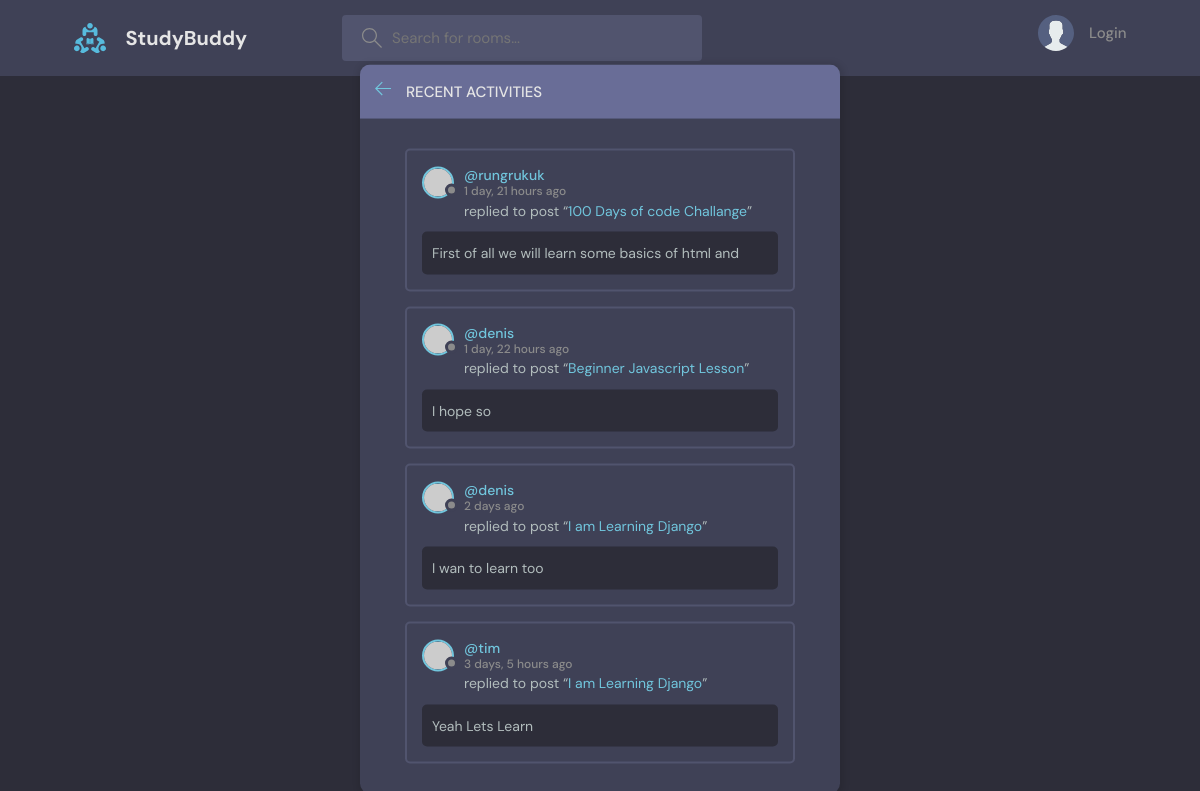
The page /activity/ on the database as committed earlier.
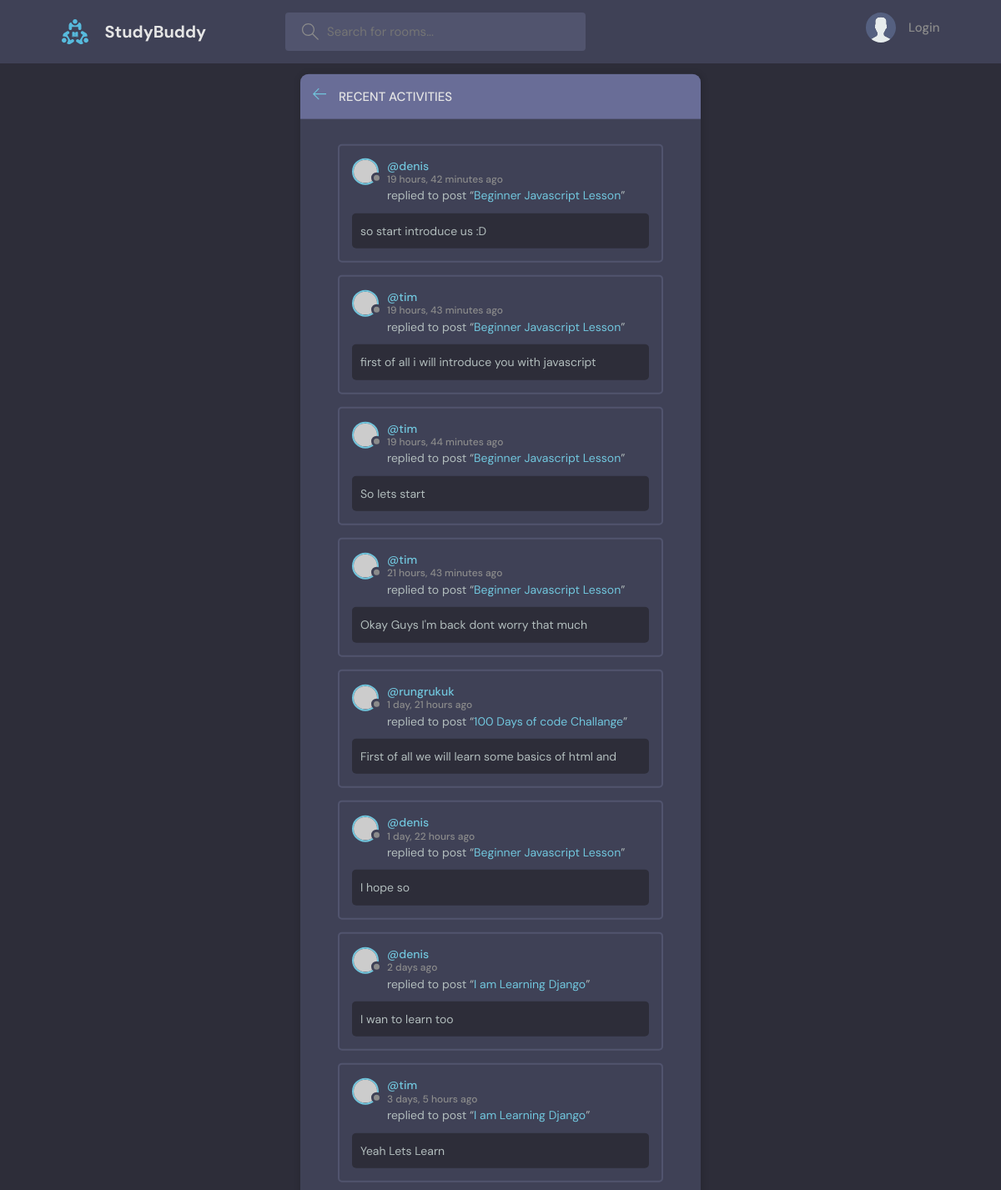
The same page on the database as committed later.
### base/models.py (models this page shows)
class Message(models.Model):
    room = models.ForeignKey(Room, on_delete=models.CASCADE)
    user = models.ForeignKey(User, on_delete=models.CASCADE)
    body = models.TextField(max_length=500)
    updated = models.DateTimeField(auto_now=True)
    created = models.DateTimeField(auto_now_add=True)
    class Meta:
        ordering = ["-updated", "-created"]
    def __str__(self):
        return self.body[0:50]

class Room(models.Model):
    host = models.ForeignKey(User, on_delete=models.SET_NULL, null=True)
    topic = models.ForeignKey(Topic, on_delete=models.SET_NULL, null=True)
    name = models.CharField(max_length=50)
    description = models.TextField(max_length=50, null=True, blank=True)
    participants = models.ManyToManyField(User, related_name="participants", blank=True)
    updated = models.DateTimeField(auto_now=True)
    created = models.DateTimeField(auto_now_add=True)
    class Meta:
        ordering = ["-updated", "-created"]
    def __str__(self):
        return self.name

### base/views.py (the view)
# urls.py: path("activity/", views.activityPage, name="activity"),
def activityPage(request):
    room_messages = Message.objects.all()
    return render(request, "base/activity.html", {"room_messages": room_messages})

### base/templates/base/activity.html (shortened to what this page needs)
{% extends 'main.html' %}
  {% block content %}
    <main class="layout">
      <div class="container">
        <div class="layout__box">
          <div class="layout__boxHeader">
            <div class="layout__boxTitle">
              <a href="{% url 'home' %}">
                <svg version="1.1" xmlns="http://www.w3.org/2000/svg" width="32" height="32" viewBox="0 0 32 32">
                  <title>arrow-left</title>
                  <path
                    d="M13.723 2.286l-13.723 13.714 13.719 13.714 1.616-1.611-10.96-10.96h27.625v-2.286h-27.625l10.965-10.965-1.616-1.607z"
                  ></path>
                </svg>
              </a>
              <h3>Recent Activities</h3>
            </div>
          </div>
          <div class="activities-page layout__body">
            {% for room_message in room_messages %}
            <div class="activities__box">
              <div class="activities__boxHeader roomListRoom__header">
                  <a href="{% url 'user-profile' room_message.user.id %}" class="roomListRoom__author">
                  <div class="avatar avatar--small">
                      <img src="https://randomuser.me/api/portraits/women/11.jpg" />
                  </div>
                  <p>
                      @{{room_message.user.username}}
                      <span>{{room_message.created|timesince}} ago</span>
                  </p>
                  </a>
              </div>
              <div class="activities__boxContent">
                  <p>replied to post “<a href="{% url 'room' room_message.room.id %}">{{room_message.room}}</a>”</p>
                  <div class="activities__boxRoomContent">
                      {{room_message}}
                  </div>
              </div>
              </div>
            {% endfor %}
          </div>
        </div>
      </div>
    </main>
  {% endblock content %}

### templates/main.html (shortened to what this page needs)
<!DOCTYPE html>
{% load static %}
<html lang="en">
  <head>
    <link rel="stylesheet" href="{% static 'styles/style.css' %}" />
  </head>
  <body>
    {% include 'navbar.html' %}
    {% block content %}
    {% endblock content %}
  </body>
</html>

### templates/navbar.html (shortened to what this page needs)
{% load static %}
<header class="header header--loggedIn">
    <div class="container">
      <a href="{% url 'home' %}" class="header__logo">
        <img src="{% static 'images/logo.svg' %}" />
        <h1>StudyBuddy</h1>
      </a>
      <form method = "GET" action="{% url 'home' %}" class="header__search">
        <label>
          <input type = "text" name="q" placeholder="Search for rooms..." />
        </label>
      </form>
      <nav class="header__menu">
        {% if request.user.is_authenticated %}
            <a href="{% url 'logout' %}">Log Out</a>
            <div class="header__user">
                <a href="{% url 'user-profile' request.user.id %}">
                <div class="avatar avatar--medium active">
                    <img src="https://randomuser.me/api/portraits/men/37.jpg" />
                </div>
                <p>{{request.user.username}}<span>@{{request.user.username}}</span></p>
                </a>
                <button class="dropdown-button">
                <svg version="1.1" xmlns="http://www.w3.org/2000/svg" width="32" height="32" viewBox="0 0 32 32">
                    <title>chevron-down</title>
                    <path d="M16 21l-13-13h-3l16 16 16-16h-3l-13 13z"></path>
                </svg>
                </button>
            </div>
        {% else %}
            <a href="{% url 'login' %}">
                <img src="{% static 'images/avatar.svg' %}" />
                <p>Login</p>
            </a>
        {% endif %}
      </nav>
    </div>
  </header>

### static/styles/style.css (style rules this page uses)
:root { --color-main: #71c6dd; --color-main-light: #e1f6fb; --color-dark: #3f4156; --color-dark-medium: #51546e; --color-dark-light: #696d97; --color-light: #e5e5e5; --color-gray: #8b8b8b; --color-light-gray: #b2bdbd; --color-bg: #2d2d39; --color-success: #5dd693; --color-error: #fc4b0b; }
* { font-family: "DM Sans", -apple-system, BlinkMacSystemFont, "Segoe UI", Roboto, Oxygen, Ubuntu, Cantarell, "Open Sans", "Helvetica Neue", sans-serif; margin: 0; padding: 0; box-sizing: border-box; text-rendering: optimizeLegibility; font-size: inherit; }
html { font-size: 56.25%; }
@media only screen and (min-width: 1200px) { html { font-size: 62.5%; } }
body { line-height: 1.6; font-weight: 400; font-size: 1.5rem; color: var(--color-light-gray); background-color: var(--color-bg); min-height: 100vh; }
img { width: 100%; }
a { display: inline-block; color: var(--color-main); text-decoration: none; }
.container { max-width: 120rem; width: 90%; margin: auto; }
.avatar { position: relative; display: inline-block; border-radius: 50%; border: 2px solid var(--color-main); }
.avatar img { display: block; border-radius: 50%; object-fit: cover; object-position: center; }
.avatar::after { content: ""; display: block; position: absolute; background-color: var(--color-gray); z-index: 111; border-radius: 50%; border: 0.3rem solid var(--color-dark); }
.avatar.avatar--small img { width: 2.8rem; height: 2.8rem; }
.avatar.avatar--small:after { width: 0.7rem; height: 0.7rem; bottom: 0px; right: -6px; }
.header { padding: 1.5rem; background-color: var(--color-dark); }
.header > .container { display: flex; gap: 9.5rem; }
.header__logo, .header__user { display: flex; gap: 2rem; align-items: center; }
.header__logo > img { height: 3.2rem; width: 3.2rem; }
.header__logo > h1 { font-weight: 700; font-size: 2rem; color: var(--color-light); }
.header__search > label { background-color: var(--color-dark-medium); padding: 1.3rem 1rem; display: flex; align-items: center; gap: 1rem; border-radius: 4px; }
.header__search svg { fill: var(--color-gray); width: 2rem; height: 2rem; margin-left: 1rem; }
.header__search input { width: 30rem; background: transparent; border: none; outline: none; color: var(--color-light); }
.header__menu { margin-left: auto; position: relative; }
.header__menu a { display: flex; gap: 1.5rem; align-items: center; font-weight: 500; text-decoration: none; color: var(--color-gray); }
.header__menu img { height: 3.6rem; }
.header__menu p { line-height: 1.2; }
.layout { margin-top: 2.4rem; }
.layout > .container { display: flex; justify-content: space-between; align-items: flex-start; }
.layout__box { width: 90%; max-width: 48rem; min-height: 40rem; position: absolute; top: 50%; left: 50%; transform: translate(-50%, -46%); background-color: var(--color-dark); border-radius: 1rem; box-shadow: 1px 1px 6px 3px rgba(0, 0, 0, 0.1); overflow: hidden; }
.layout__boxHeader { display: flex; padding: 1.5rem; background-color: var(--color-dark-light); }
.layout__boxTitle { display: flex; gap: 1.5rem; align-items: center; }
.layout__boxTitle h3 { text-transform: uppercase; font-weight: 500; color: var(--color-light); }
.layout__boxTitle svg { width: 1.6rem; height: 1.6rem; fill: var(--color-main); }
.layout__body { margin: 3rem; }
.roomListRoom__header { display: flex; justify-content: space-between; align-items: center; }
.roomListRoom__author { font-weight: 500; display: flex; align-items: center; gap: 1rem; }
.activities__box { margin: 1.5rem; padding: 1.5rem; border: 2px solid var(--color-dark-medium); border-radius: 5px; }
.activities__boxHeader p { font-size: 1.4rem; line-height: 1.3; }
.activities__boxHeader p span { color: var(--color-gray); font-size: 1.2rem; display: block; }
.activities__boxContent { margin-left: 4.2rem; }
.activities__boxContent { font-size: 1.4rem; }
.activities__boxRoomContent { background: var(--color-bg); padding: 1rem; border-radius: 5px; margin-top: 1rem; margin-left: -4.2rem; }

Rows that differ between the two databases and show on the page:
added Message: user.username "denis", created "19 hours, 42 minutes", room "Beginner Javascript Lesson", body "so start introduce us :D"
added Message: user.username "tim", created "19 hours, 43 minutes", room "Beginner Javascript Lesson", body "first of all i will introduce you with javascript"
added Message: user.username "tim", created "19 hours, 44 minutes", room "Beginner Javascript Lesson", body "So lets start"
added Message: user.username "tim", created "21 hours, 43 minutes", room "Beginner Javascript Lesson", body "Okay Guys I'm back dont worry that much"
